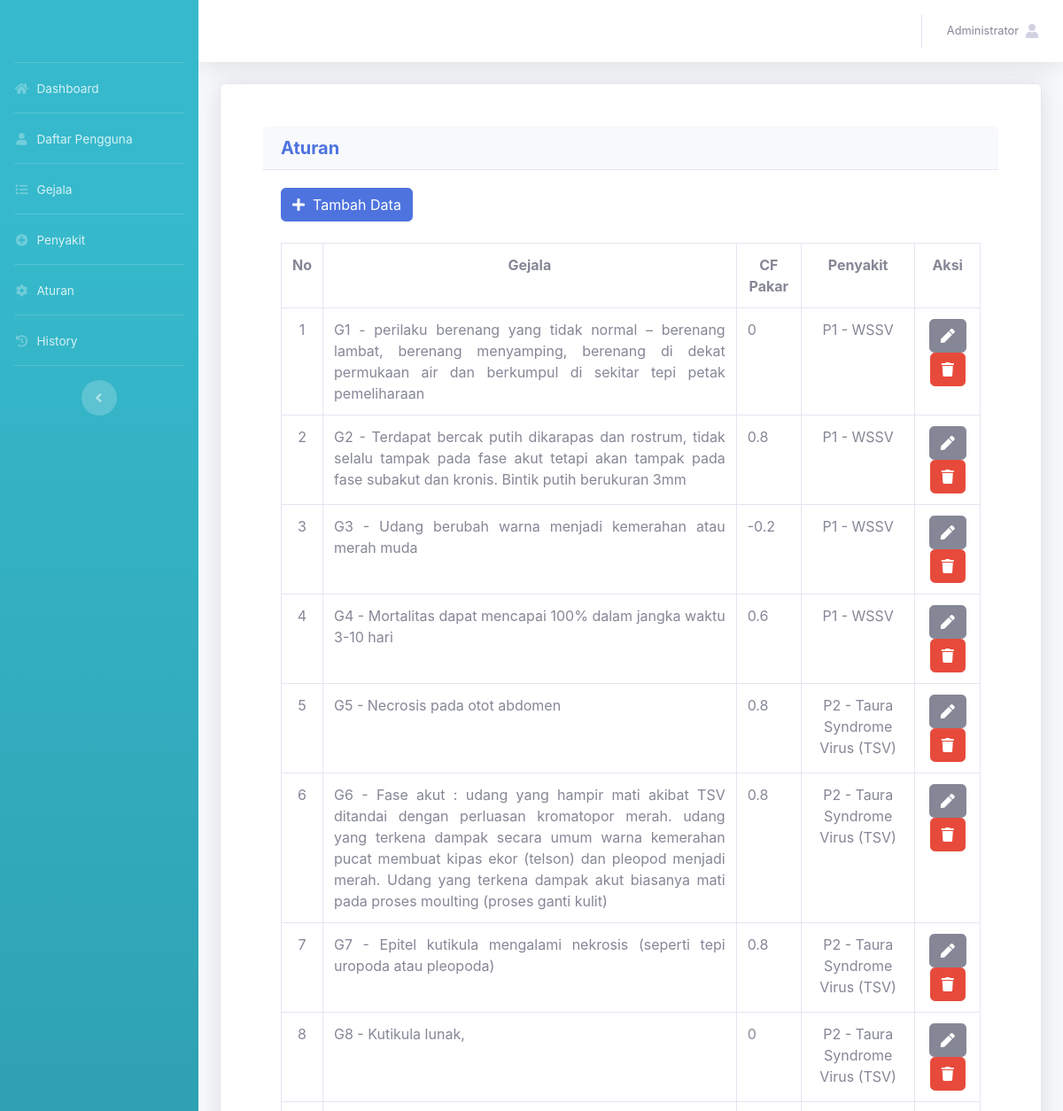
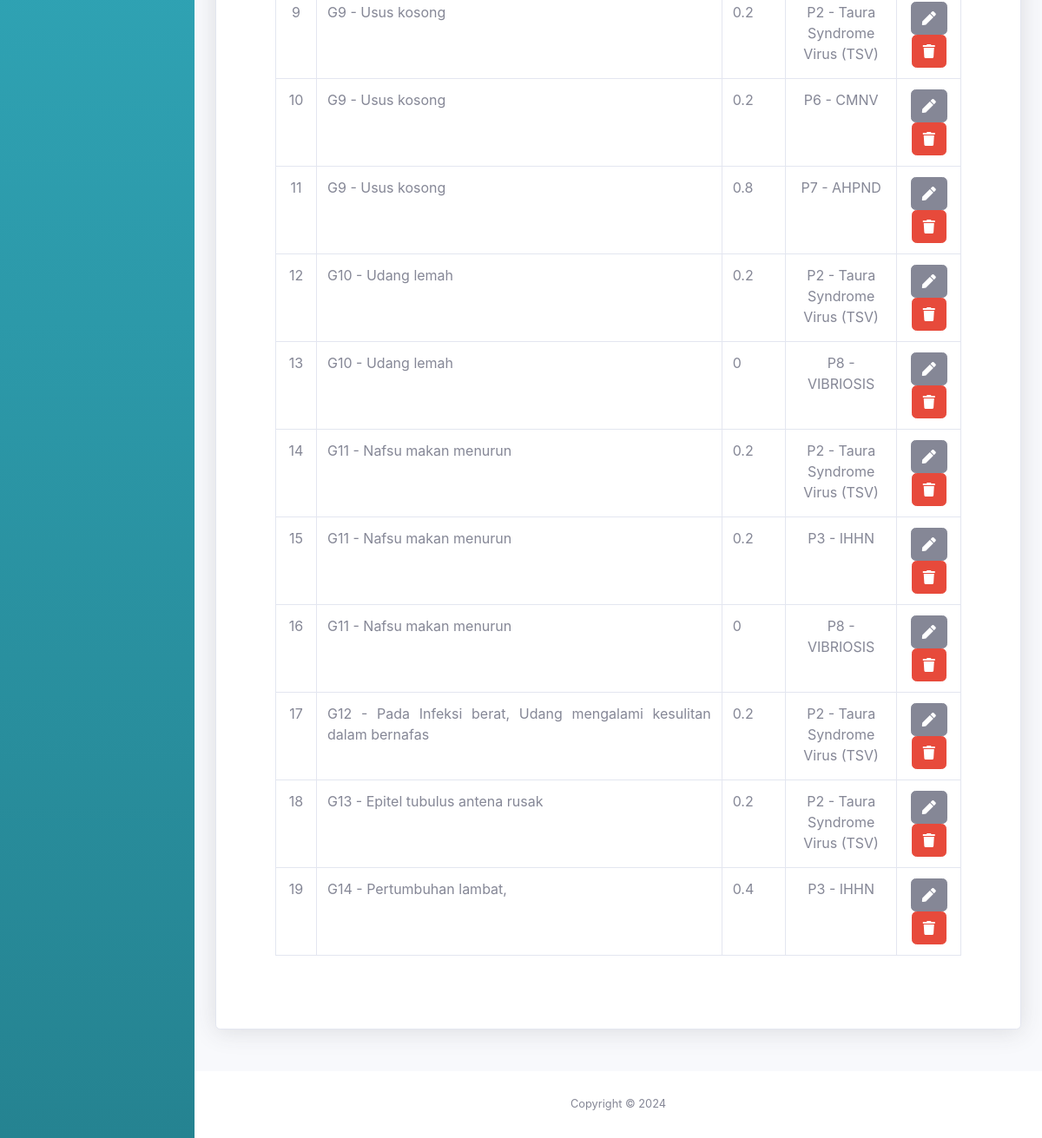
/admin/aturan.php (signed in), run on the app's committed database (2 pictures, top to bottom).
### tables this page shows
CREATE TABLE `tb_akun` (
  `id_akun` int(11) NOT NULL,
  `nama_lengkap` varchar(50) NOT NULL,
  `username` varchar(50) NOT NULL,
  `password` varchar(50) NOT NULL,
  `level` varchar(30) NOT NULL
);

CREATE TABLE `tb_aturan` (
  `id_aturan` int(11) NOT NULL,
  `id_gejala` int(11) NOT NULL,
  `id_penyakit` int(11) NOT NULL,
  `nilai_gejala` double NOT NULL
);

CREATE TABLE `tb_gejala` (
  `id_gejala` int(11) NOT NULL,
  `nama_gejala` text NOT NULL
);

CREATE TABLE `tb_penyakit` (
  `id_penyakit` int(11) NOT NULL,
  `nama_penyakit` text NOT NULL,
  `keterangan` text NOT NULL,
  `pengendalian` text NOT NULL
);

### admin/aturan.php (the view, shortened to what this page needs)
<?php
include '../assets/conn/config.php';
include 'header.php';
?>
<div class="container">
	<div class="card shadow p-5 mb-5">
		<div class = "card-header">
            <h5 class= "m-0 font-weight-bold text-primary">Aturan</h5>
        </div>
        <div class="card-body">
            <a href="tambah_aturan.php" class="btn btn-primary"><span class="fa fa-plus">
                </span>&nbsp; Tambah Data</a>
                <br>
                <br>
                <div class="table-responsive">
                    <table class="table table-bordered">
                        <tr>
                            <th class="text-center">No</th>
                            <th class="text-center">Gejala</th>
                            <th class="text-center">CF Pakar</th>
                            <th class="text-center">Penyakit</th>
                            <th class="text-center">Aksi</th>
                        </tr>
                        <?php
                        $aturan = mysqli_query($conn, "SELECT * FROM tb_aturan a, tb_gejala g, tb_penyakit p WHERE a.id_gejala=g.id_gejala AND a.id_penyakit=p.id_penyakit ORDER BY a.id_aturan");
                        $no=1;
                        while($a = mysqli_fetch_array($aturan)){ ?>
                        <tr>
                            <td class="text-center"><?= $no++ ?></td>
                            <td class="text-justify">G<?= $a['id_gejala']?> - <?= $a['nama_gejala']?></td>
                            <td class="text-justify"><?= $a['nilai_gejala']?></td>
                            <td class="text-center">P<?= $a['id_penyakit'] ?> - <?= $a['nama_penyakit']?></td>
                            <td class="text-center">
                                <a href="edit_aturan.php?id_aturan=<?= $a['id_aturan'] ?>"
                                class="btn btn-secondary"><span class="fa fa-pen"></span></a>
                                <a href="aturan.php?id_aturan=<?= $a['id_aturan'] ?>&aksi=hapus" class="btn btn-danger" onclick="return confirm('Apakah Anda yakin ingin menghapus data ini?');"><span class="fa fa-trash"></span></a>
                            </td>
                        </tr>
                        <?php }?>
                    </table>
                </div>
        </div>
    </div>
</div>
<?php
include 'footer.php';
?>

### admin/header.php (shortened to what this page needs)
<?php
include '../assets/conn/config.php';
?>
<!DOCTYPE html>
<html lang="en">
<head>
  <link href="../assets/vendor/fontawesome-free/css/all.min.css" rel="stylesheet" type="text/css">
  <link href="../assets/css/sb-admin-2.min.css" rel="stylesheet">
  <link href="../assets/vendor/datatables/dataTables.bootstrap4.min.css" rel="stylesheet">
</head>
<body id="page-top">
 <div id="wrapper">
  <ul class="navbar-nav bg-gradient-info sidebar sidebar-dark accordion" id="accordionSidebar">
    <a class="sidebar-brand d-flex align-items-center justify-content-center" href="index">
    </a>
    <hr class="sidebar-divider my-0">
    <li class="nav-item">
      <a class="nav-link" href="index.php">
        <i class="fas fa-fw fa-home"></i>
        <span>Dashboard</span></a>
      </li>
      <hr class="sidebar-divider my-0">
      <li class="nav-item">
        <a class="nav-link" href="daftar_pengguna.php">
          <i class="fas fa-fw fa-user"></i>
          <span>Daftar Pengguna</span></a>
      </li>
      <hr class="sidebar-divider my-0">
      <li class="nav-item">
        <a class="nav-link" href="gejala.php">
          <i class="fas fa-fw fa-list"></i>
          <span>Gejala</span></a>
      </li>
      <hr class="sidebar-divider my-0">
      <li class="nav-item">
        <a class="nav-link" href="penyakit.php">
          <i class="fas fa-fw fa-plus-circle"></i>
          <span>Penyakit</span></a>
      </li>
      <hr class="sidebar-divider my-0">
      <li class="nav-item">
        <a class="nav-link" href="aturan.php">
          <i class="fas fa-fw fa-cog"></i>
          <span>Aturan</span></a>
      </li>
      <hr class="sidebar-divider my-0">
      <li class="nav-item">
        <a class="nav-link" href="history.php">
          <i class="fas fa-fw fa-history"></i>
          <span>History</span></a>
      </li>
      <hr class="sidebar-divider d-none d-md-block">
      <div class="text-center d-none d-md-inline">
        <button class="rounded-circle border-0" id="sidebarToggle"></button>
      </div>
    </ul>
    <div id="content-wrapper" class="d-flex flex-column">
      <div id="content">
        <nav class="navbar navbar-expand navbar-light bg-white topbar mb-4 static-top shadow">
          <ul class="navbar-nav ml-auto">
            <li class="nav-item dropdown no-arrow">
              <a class="nav-link dropdown-toggle" href="#" id="userDropdown" role="button"
              data-toggle="dropdown" aria-haspopup="true" aria-expanded="false">
              <?php
              $username=$_SESSION['username'];
              $det=mysqli_query($conn,"select * from tb_akun where username='$username'");
              while($d=mysqli_fetch_array($det)){
                ?>
                <span class="mr-2 d-none d-lg-inline text-gray-600 small"><?php echo $d['nama_lengkap'] ?></span>
                <?php
              }
              ?>
              <span class="fa fa-user"><span>
              </a>
          </li>
        </ul>
      </nav>
    </div>
</body>
</html>

### data on the page
tb_akun: nama_lengkap "Administrator"
tb_aturan: id_gejala.id_gejala "1", id_gejala.nama_gejala "perilaku berenang yang tidak normal – berenang lambat, berenang menyamping, berenang di dekat permukaan air dan berkumpul di sekitar tepi petak pemeliharaan", nilai_gejala "0", id_penyakit.id_penyakit "1", id_penyakit.nama_penyakit "WSSV"
tb_aturan: id_gejala.id_gejala "2", id_gejala.nama_gejala "Terdapat bercak putih dikarapas dan rostrum, tidak selalu tampak pada fase akut tetapi akan tampak pada fase subakut dan kronis. Bintik putih berukuran 3mm", nilai_gejala "0.8", id_penyakit.id_penyakit "1", id_penyakit.nama_penyakit "WSSV"
tb_aturan: id_gejala.id_gejala "3", id_gejala.nama_gejala "Udang berubah warna menjadi kemerahan atau merah muda", nilai_gejala "-0.2", id_penyakit.id_penyakit "1", id_penyakit.nama_penyakit "WSSV"
tb_aturan: id_gejala.id_gejala "4", id_gejala.nama_gejala "Mortalitas dapat mencapai 100% dalam jangka waktu 3-10 hari", nilai_gejala "0.6", id_penyakit.id_penyakit "1", id_penyakit.nama_penyakit "WSSV"
tb_aturan: id_gejala.id_gejala "5", id_gejala.nama_gejala "Necrosis pada otot abdomen", nilai_gejala "0.8", id_penyakit.id_penyakit "2", id_penyakit.nama_penyakit "Taura Syndrome Virus (TSV)"
tb_aturan: id_gejala.id_gejala "6", id_gejala.nama_gejala "Fase akut : udang yang hampir mati akibat TSV ditandai dengan perluasan kromatopor merah. udang yang terkena dampak secara umum warna kemerahan pucat membuat kipas ekor (telson) dan pleopod menjadi merah. Udang yang terkena dampak akut biasanya mati pada proses moulting (proses ganti kulit)", nilai_gejala "0.8", id_penyakit.id_penyakit "2", id_penyakit.nama_penyakit "Taura Syndrome Virus (TSV)"
tb_aturan: id_gejala.id_gejala "7", id_gejala.nama_gejala "Epitel kutikula mengalami nekrosis (seperti tepi uropoda atau pleopoda)", nilai_gejala "0.8", id_penyakit.id_penyakit "2", id_penyakit.nama_penyakit "Taura Syndrome Virus (TSV)"
tb_aturan: id_gejala.id_gejala "8", id_gejala.nama_gejala "Kutikula lunak,", nilai_gejala "0", id_penyakit.id_penyakit "2", id_penyakit.nama_penyakit "Taura Syndrome Virus (TSV)"
tb_aturan: id_gejala.id_gejala "9", id_gejala.nama_gejala "Usus kosong", nilai_gejala "0.2", id_penyakit.id_penyakit "2", id_penyakit.nama_penyakit "Taura Syndrome Virus (TSV)"
tb_aturan: id_gejala.id_gejala "9", id_gejala.nama_gejala "Usus kosong", nilai_gejala "0.2", id_penyakit.id_penyakit "6", id_penyakit.nama_penyakit "CMNV"
tb_aturan: id_gejala.id_gejala "9", id_gejala.nama_gejala "Usus kosong", nilai_gejala "0.8", id_penyakit.id_penyakit "7", id_penyakit.nama_penyakit "AHPND"
tb_aturan: id_gejala.id_gejala "10", id_gejala.nama_gejala "Udang lemah", nilai_gejala "0.2", id_penyakit.id_penyakit "2", id_penyakit.nama_penyakit "Taura Syndrome Virus (TSV)"
tb_aturan: id_gejala.id_gejala "10", id_gejala.nama_gejala "Udang lemah", nilai_gejala "0", id_penyakit.id_penyakit "8", id_penyakit.nama_penyakit "VIBRIOSIS"
tb_aturan: id_gejala.id_gejala "11", id_gejala.nama_gejala "Nafsu makan menurun", nilai_gejala "0.2", id_penyakit.id_penyakit "2", id_penyakit.nama_penyakit "Taura Syndrome Virus (TSV)"
tb_aturan: id_gejala.id_gejala "11", id_gejala.nama_gejala "Nafsu makan menurun", nilai_gejala "0.2", id_penyakit.id_penyakit "3", id_penyakit.nama_penyakit "IHHN"
tb_aturan: id_gejala.id_gejala "11", id_gejala.nama_gejala "Nafsu makan menurun", nilai_gejala "0", id_penyakit.id_penyakit "8", id_penyakit.nama_penyakit "VIBRIOSIS"
tb_aturan: id_gejala.id_gejala "12", id_gejala.nama_gejala "Pada Infeksi berat, Udang mengalami kesulitan dalam bernafas", nilai_gejala "0.2", id_penyakit.id_penyakit "2", id_penyakit.nama_penyakit "Taura Syndrome Virus (TSV)"
tb_aturan: id_gejala.id_gejala "13", id_gejala.nama_gejala "Epitel tubulus antena rusak", nilai_gejala "0.2", id_penyakit.id_penyakit "2", id_penyakit.nama_penyakit "Taura Syndrome Virus (TSV)"
tb_aturan: id_gejala.id_gejala "14", id_gejala.nama_gejala "Pertumbuhan lambat,", nilai_gejala "0.4", id_penyakit.id_penyakit "3", id_penyakit.nama_penyakit "IHHN"
